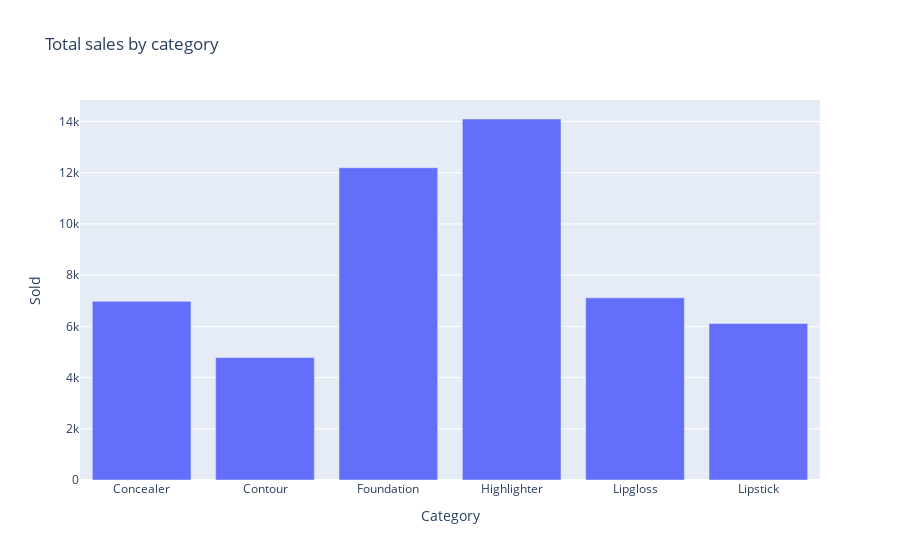

Notebook code cell kept with this figure:
### Code cell
fig2 = px.bar(category, x='Category', y='Sold', title='Total sales by category')
fig2.show()

### Figure 1 — Plotly figure (JSON) as saved in the notebook; plotly's stock layout.template omitted (floating-point values rounded to 4 significant figures)
{"data": [{"alignmentgroup": "True", "hovertemplate": "Category=%{x}<br>Sold=%{y}<extra></extra>", "legendgroup": "", "marker": {"color": "#636efa", "pattern": {"shape": ""}}, "name": "", "offsetgroup": "", "orientation": "v", "showlegend": false, "textposition": "auto", "type": "bar", "x": ["Concealer", "Contour", "Foundation", "Highlighter", "Lipgloss", "Lipstick"], "xaxis": "x", "y": [6977, 4780, 12196, 14098, 7114, 6114], "yaxis": "y"}], "layout": {"barmode": "relative", "legend": {"tracegroupgap": 0}, "title": {"text": "Total sales by category"}, "xaxis": {"anchor": "y", "domain": [0, 1], "title": {"text": "Category"}}, "yaxis": {"anchor": "x", "domain": [0, 1], "title": {"text": "Sold"}}}}
